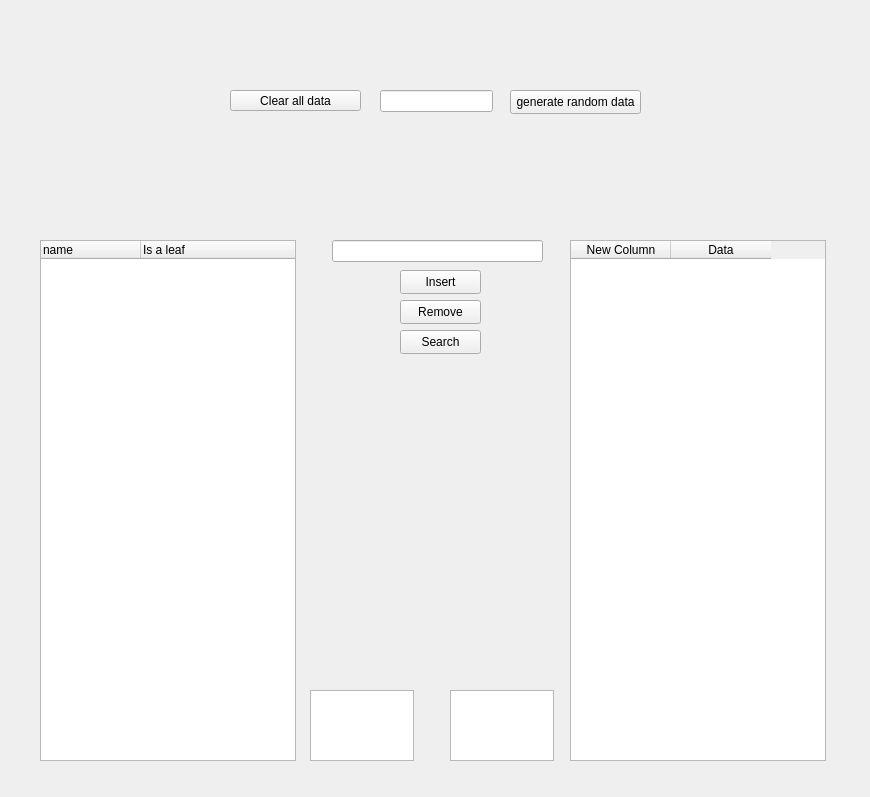
<?xml version="1.0" encoding="UTF-8"?>
<ui version="4.0">
 <class>MainWindow</class>
 <widget class="QMainWindow" name="MainWindow">
  <property name="geometry">
   <rect>
    <x>0</x>
    <y>0</y>
    <width>870</width>
    <height>797</height>
   </rect>
  </property>
  <property name="windowTitle">
   <string>MainWindow</string>
  </property>
  <widget class="QWidget" name="centralwidget">
   <widget class="QPushButton" name="random_data_button">
    <property name="geometry">
     <rect>
      <x>510</x>
      <y>90</y>
      <width>131</width>
      <height>24</height>
     </rect>
    </property>
    <property name="text">
     <string>generate random data</string>
    </property>
   </widget>
   <widget class="QPushButton" name="clear_button">
    <property name="geometry">
     <rect>
      <x>230</x>
      <y>90</y>
      <width>131</width>
      <height>21</height>
     </rect>
    </property>
    <property name="text">
     <string>Clear all data</string>
    </property>
   </widget>
   <widget class="QLineEdit" name="lineEdit">
    <property name="geometry">
     <rect>
      <x>332</x>
      <y>240</y>
      <width>211</width>
      <height>22</height>
     </rect>
    </property>
   </widget>
   <widget class="QPushButton" name="insert_button">
    <property name="geometry">
     <rect>
      <x>400</x>
      <y>270</y>
      <width>81</width>
      <height>24</height>
     </rect>
    </property>
    <property name="text">
     <string>Insert</string>
    </property>
   </widget>
   <widget class="QPushButton" name="delete_button">
    <property name="geometry">
     <rect>
      <x>400</x>
      <y>300</y>
      <width>81</width>
      <height>24</height>
     </rect>
    </property>
    <property name="text">
     <string>Remove</string>
    </property>
   </widget>
   <widget class="QPushButton" name="search_button">
    <property name="geometry">
     <rect>
      <x>400</x>
      <y>330</y>
      <width>81</width>
      <height>24</height>
     </rect>
    </property>
    <property name="text">
     <string>Search</string>
    </property>
   </widget>
   <widget class="QLineEdit" name="random_input">
    <property name="geometry">
     <rect>
      <x>380</x>
      <y>90</y>
      <width>113</width>
      <height>22</height>
     </rect>
    </property>
    <property name="text">
     <string/>
    </property>
   </widget>
   <widget class="QTableWidget" name="tableWidget">
    <property name="geometry">
     <rect>
      <x>570</x>
      <y>240</y>
      <width>256</width>
      <height>521</height>
     </rect>
    </property>
    <property name="editTriggers">
     <set>QAbstractItemView::EditTrigger::NoEditTriggers</set>
    </property>
    <attribute name="verticalHeaderVisible">
     <bool>false</bool>
    </attribute>
    <column>
     <property name="text">
      <string>New Column</string>
     </property>
    </column>
    <column>
     <property name="text">
      <string>Data</string>
     </property>
    </column>
   </widget>
   <widget class="QTextEdit" name="trie_out">
    <property name="geometry">
     <rect>
      <x>310</x>
      <y>690</y>
      <width>104</width>
      <height>71</height>
     </rect>
    </property>
   </widget>
   <widget class="QTextEdit" name="textEdit_2">
    <property name="geometry">
     <rect>
      <x>450</x>
      <y>690</y>
      <width>104</width>
      <height>71</height>
     </rect>
    </property>
   </widget>
   <widget class="QTreeWidget" name="treeWidget">
    <property name="geometry">
     <rect>
      <x>40</x>
      <y>240</y>
      <width>256</width>
      <height>521</height>
     </rect>
    </property>
    <column>
     <property name="text">
      <string>name</string>
     </property>
    </column>
    <column>
     <property name="text">
      <string>Is a leaf</string>
     </property>
    </column>
   </widget>
  </widget>
 </widget>
 <resources/>
 <connections/>
</ui>
